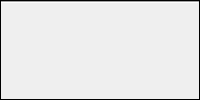
<?xml version="1.0" encoding="UTF-8"?>
<ui version="4.0">
 <class>widgetList</class>
 <widget class="QScrollArea" name="widgetList">
  <property name="windowTitle">
   <string>ScrollArea</string>
  </property>
  <property name="frameShape">
   <enum>QFrame::Box</enum>
  </property>
  <property name="frameShadow">
   <enum>QFrame::Plain</enum>
  </property>
  <property name="widgetResizable">
   <bool>true</bool>
  </property>
  <widget class="QWidget" name="scrollAreaWidgetContents">
   <property name="enabled">
    <bool>true</bool>
   </property>
   <layout class="QVBoxLayout" name="verticalLayout">
    <property name="spacing">
     <number>0</number>
    </property>
    <property name="leftMargin">
     <number>0</number>
    </property>
    <property name="topMargin">
     <number>0</number>
    </property>
    <property name="rightMargin">
     <number>0</number>
    </property>
    <property name="bottomMargin">
     <number>0</number>
    </property>
    <item>
     <widget class="Line" name="line">
      <property name="sizePolicy">
       <sizepolicy hsizetype="Expanding" vsizetype="Fixed">
        <horstretch>0</horstretch>
        <verstretch>0</verstretch>
       </sizepolicy>
      </property>
      <property name="orientation">
       <enum>Qt::Horizontal</enum>
      </property>
     </widget>
    </item>
    <item>
     <widget class="QPushButton" name="pushButton">
      <property name="minimumSize">
       <size>
        <width>0</width>
        <height>24</height>
       </size>
      </property>
      <property name="text">
       <string/>
      </property>
      <property name="icon">
       <iconset theme="list-add">
        <normaloff/>
       </iconset>
      </property>
      <property name="flat">
       <bool>true</bool>
      </property>
     </widget>
    </item>
    <item>
     <spacer name="verticalSpacer">
      <property name="orientation">
       <enum>Qt::Vertical</enum>
      </property>
      <property name="sizeHint" stdset="0">
       <size>
        <width>0</width>
        <height>0</height>
       </size>
      </property>
     </spacer>
    </item>
   </layout>
  </widget>
 </widget>
 <resources/>
 <connections/>
 <slots>
  <signal>needWidget()</signal>
 </slots>
</ui>
